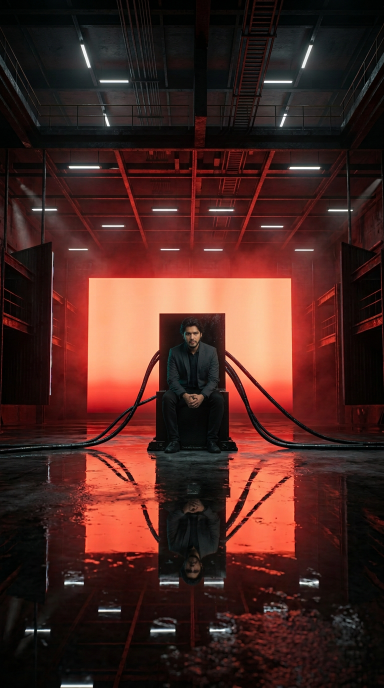
#> input picture workflows/current/payload/plates/plate_wide_hall.png, 768 x 1376 px (shown at 1/2 size); its folder holds 8 pictures in this run; the run also reads 2 pictures not shown here
$ python build_chaos_video1.py
#> lines starting #> are read from the running program, lines starting #| are printed output that depends on the picture
#!/usr/bin/env python3
"""
WF-04 · Monarch Face · Chaos Video 1 v2 (Canonical Boss Wardrobe & Face + Dynamic 2.5D Body Motion + Crown Finale)
Full 1080x1920 30fps production renderer.
"""

from __future__ import annotations

import math
import subprocess
import sys
from pathlib import Path

import cv2
import numpy as np
from PIL import Image, ImageDraw, ImageFont

sys.path.insert(0, str(Path(__file__).resolve().parent))
from audio_engine import build_master_audio

PAYLOAD = Path(__file__).resolve().parents[1]
PLATES_DIR = PAYLOAD / "plates"

W, H = 1080, 1920
FPS = 30
TOTAL_FRAMES = 636


def load_plate_1080(name: str, shift_x: float = 0.0, shift_y: float = 0.0) -> np.ndarray:
#> called with name = 'plate_wide_hall.png', shift_x = 0, shift_y = 0
    im = Image.open(PLATES_DIR / name).convert("RGB")
#> im is the input picture: PIL image 768x1376 RGB; mean R, G, B 72.1, 37.9, 32.6
    sw, sh = W, int(round(im.height * (W / float(im.width))))
    im = im.resize((sw, sh), Image.Resampling.LANCZOS)
#> im: PIL image 1080x1935 RGB
    arr = np.array(im, dtype=np.float32)
    y0 = max(0, (sh - H) // 2)
    cropped = arr[y0 : y0 + H, :W, :]
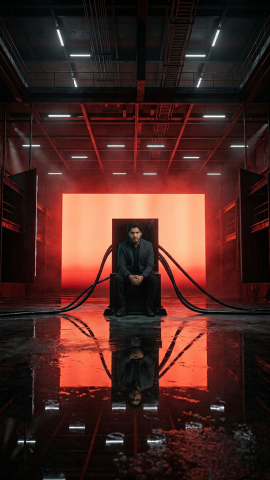
#> cropped: shape (1920, 1080, 3) float32 (shown at 1/4 size); mean R, G, B 72.5, 38.1, 32.7
    if shift_x != 0.0 or shift_y != 0.0:
        M = np.float32([[1.0, 0.0, shift_x], [0.0, 1.0, shift_y]])
        cropped = cv2.warpAffine(cropped, M, (W, H), borderMode=cv2.BORDER_REPLICATE)
    return cropped


# [253 lines left out: functions zoom_pan, chromatic_aberration, draw_star_glint, build_emblem_frame, not called in this run]


def main() -> None:
    print("Loading 1080x1920 v2 canonical blazer+shirt master plates...")
    wide = load_plate_1080("plate_wide_hall.png")
    med_rb = load_plate_1080("plate_med_red_blue.png")
#> call 2 of load_plate_1080, with name = 'plate_med_red_blue.png', shift_x = 0, shift_y = 0
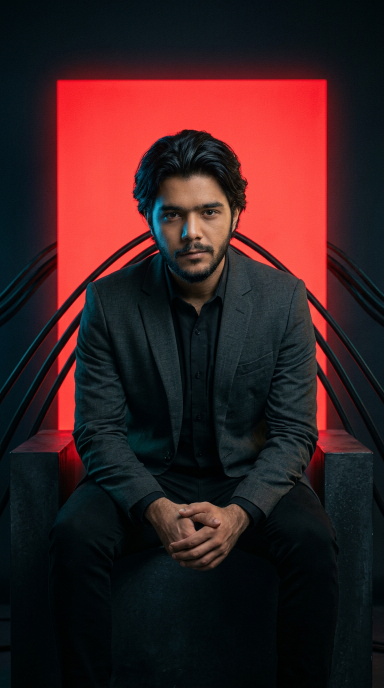
#> input picture workflows/current/payload/plates/plate_med_red_blue.png, 768 x 1376 px (shown at 1/2 size)
#> in load_plate_1080, im is the input picture: PIL image 768x1376 RGB; mean R, G, B 57.8, 31, 32.9
    med_rs = load_plate_1080("plate_med_red_sil.png")
#> call 3 of load_plate_1080, with name = 'plate_med_red_sil.png', shift_x = 0, shift_y = 0
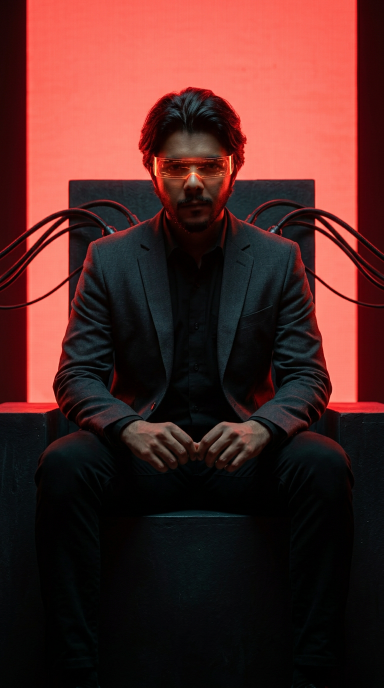
#> input picture workflows/current/payload/plates/plate_med_red_sil.png, 768 x 1376 px (shown at 1/2 size)
#> in load_plate_1080, im is the input picture: PIL image 768x1376 RGB; mean R, G, B 82.9, 40.6, 37.4
#> in load_plate_1080 (call 3), `cropped = arr[y0 : y0 + H, :W, :]`:
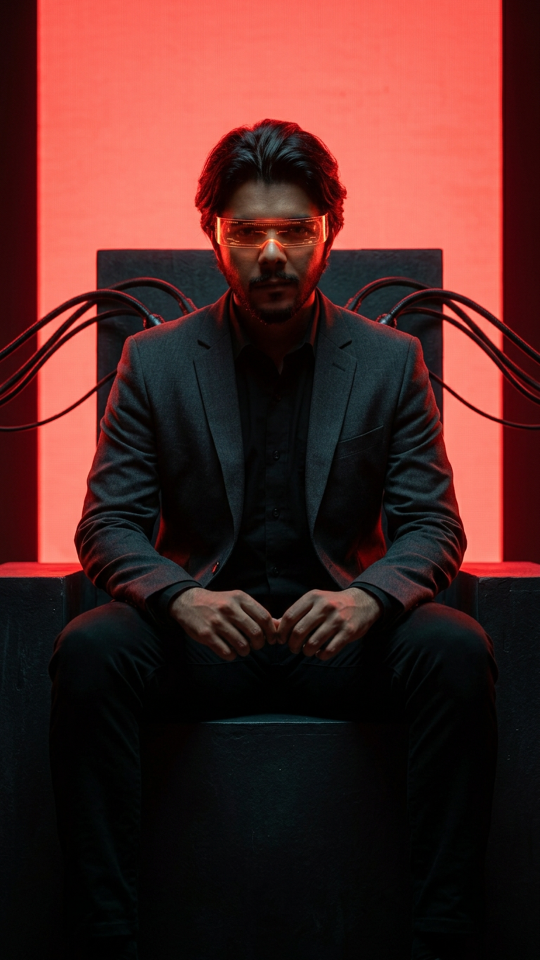
#> cropped: shape (1920, 1080, 3) float32 (shown at 1/2 size); mean R, G, B 82.1, 40.4, 37.2
    med_dv_tactical = load_plate_1080("plate_med_dark_visor.png")
#> (the rest of the program and of its run is left out)
